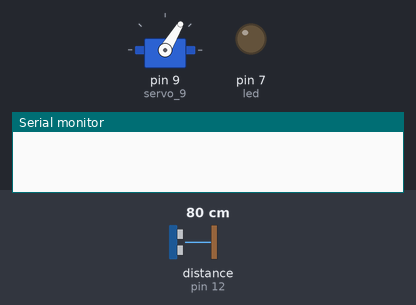
A sketch run on a simulated Arduino Uno, built with avr-gcc and run on an emulated ATmega328P. On the bench: servo, output pins drawn as LEDs (lit = HIGH), the last lines printed to the serial monitor. Wiring (inferred from the names in the program): ultrasonic range finder: trigger pin 13; echo pin 12. The test bench sets the inputs (shaded band); at power-on: distance to the obstacle (sensor on pin 12) 80 cm. The echo pulse lasts 58.3 µs per cm; pins used as bus, display or sensor lines are not drawn.

Above: at 1.2 s.
1.3 s: distance to the obstacle (sensor on pin 12) set to 2 cm
At 2.0 s:
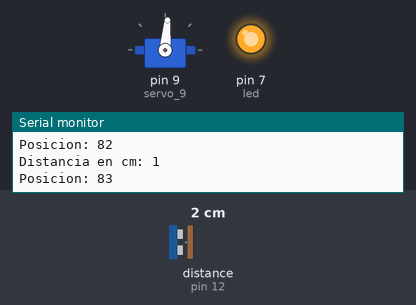
4.8 s: distance to the obstacle (sensor on pin 12) set to 18 cm
At 5.4 s:
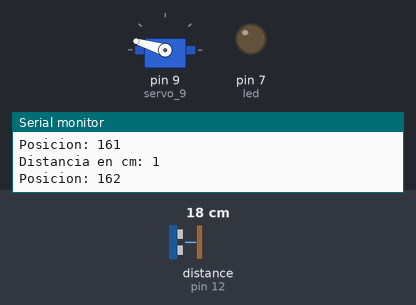
8.3 s: distance to the obstacle (sensor on pin 12) set to 4 cm
At 9.2 s:
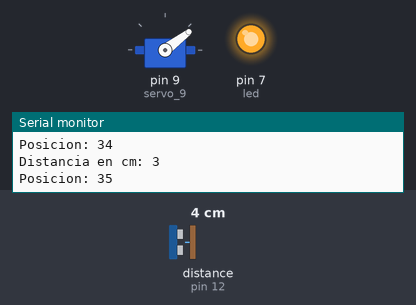
11.8 s: distance to the obstacle (sensor on pin 12) set to 35 cm
At 12.4 s:
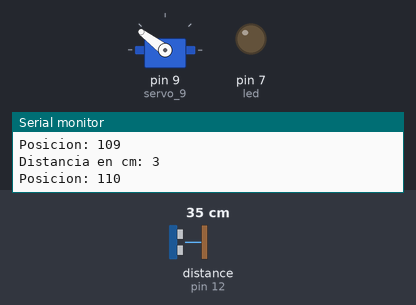
18.8 s: distance to the obstacle (sensor on pin 12) set to 9 cm
At 20.9 s:
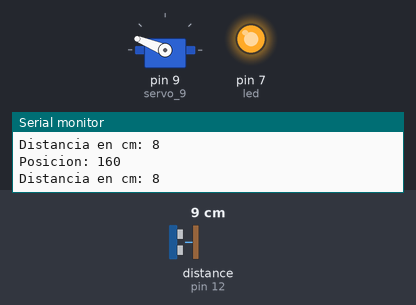
Timing chart, 0 to 23.3 s (numbered marks = the images above; inputs shaded):
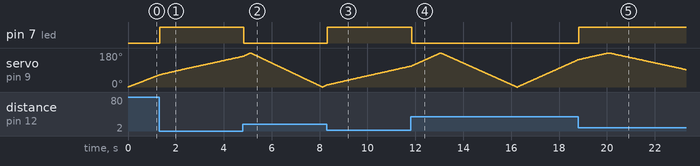

Measured:
- after the input at 1.3 s, pin 7 (led): LOW → HIGH at once
- after the input at 4.8 s, pin 7 (led): HIGH → LOW at once
- after the input at 8.3 s, pin 7 (led): LOW → HIGH at once
- after the input at 11.8 s, pin 7 (led): HIGH → LOW at once
- after the input at 18.8 s, pin 7 (led): LOW → HIGH at once

The sketch:

radar_android_arduino.ino
```cpp
#include <Servo.h>
#include <SoftwareSerial.h>

SoftwareSerial BT(10,11);

int pos = 0;
Servo servo_9;
int echoPino = 12;
int trigPino = 13;
long duracion = 0;
long distancia = 0;
int led = 7;
char dato;

void setup()
{
  Serial.begin(9600);
  BT.begin(9600);
  pinMode(echoPino, INPUT);
  pinMode(trigPino, OUTPUT);
  pinMode(led, OUTPUT);
  servo_9.attach(9, 500, 2500);
}

void loop()
{
  for (pos = 0; pos <= 180; pos += 1) {
     servo_9.write(pos);
      digitalWrite(trigPino, LOW);
      digitalWrite(trigPino, HIGH);
      digitalWrite(trigPino, LOW);
      duracion = pulseIn(echoPino,HIGH);
      distancia = duracion / 58;
      delay(15);
      int i = 0;
      if(distancia <= 10){
        Serial.print("Distancia en cm: ");
        Serial.println(distancia);
        Serial.print("Posicion: ");
        Serial.println(pos);
        digitalWrite(led, 1);

        char bufferDistancia[10]=" ";

        char* formatoDistancia = "Distancia: %i cm";

        sprintf(bufferDistancia, formatoDistancia, distancia);

        i++;

        BT.println(bufferDistancia);
      }else{
        digitalWrite(led, 0);
      }
  }
  for (pos = 180; pos >= 0; pos -= 1) {
      servo_9.write(pos);
      digitalWrite(trigPino, LOW);
      digitalWrite(trigPino, HIGH);
      digitalWrite(trigPino, LOW);
      duracion = pulseIn(echoPino,HIGH);
      distancia = duracion / 58;
      delay(15);
      int i=0;
      if(distancia <= 10){
        Serial.print("Distancia en cm: ");
        Serial.println(distancia);
        Serial.print("Posicion: ");
        Serial.println(pos);
        digitalWrite(led, 1);

        char bufferDistancia[10]=" ";

        char* formatoDistancia = "Distancia: %i cm";

        sprintf(bufferDistancia, formatoDistancia, distancia);

        i++;

        BT.println(bufferDistancia);
      }else {
        digitalWrite(led, 0);
      }
  }

  if (BT.available()){
    dato = BT.read();
    Serial.println(dato);
  }
}
```
